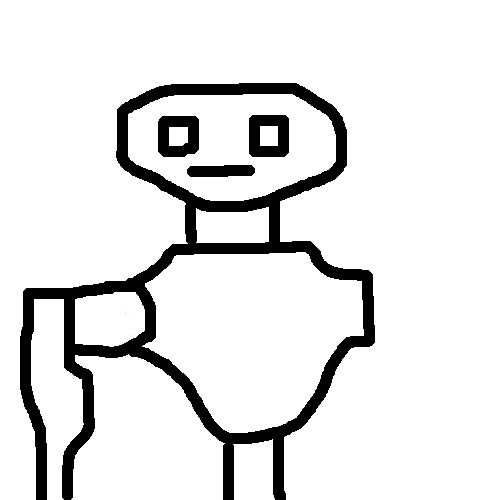
#> input picture sara.jpeg, 500 x 500 px
$ python drawing_to_line.py
#> lines starting #> are read from the running program, lines starting #| are printed output that depends on the picture; after the words box and inside, x2 and y2 are one past the last pixel; in counts of white or black regions, pixels touching at a corner belong together
# Reference
# draw in javascript : http://www.williammalone.com/articles/create-html5-canvas-javascript-drawing-app/#demo-simple
# zhang-suen algorithm : https://github.com/bsdnoobz/zhang-suen-thinning/blob/master/thinning.py
# houghlines : https://docs.opencv.org/2.4/modules/imgproc/doc/feature_detection.html?highlight=houghlines

import weave
import numpy as np
import cv2

def _thinningIteration(im, iter):
	I, M = im, np.zeros(im.shape, np.uint8)
	expr = """
	for (int i = 1; i < NI[0]-1; i++) {
		for (int j = 1; j < NI[1]-1; j++) {
			int p2 = I2(i-1, j);
			int p3 = I2(i-1, j+1);
			int p4 = I2(i, j+1);
			int p5 = I2(i+1, j+1);
			int p6 = I2(i+1, j);
			int p7 = I2(i+1, j-1);
			int p8 = I2(i, j-1);
			int p9 = I2(i-1, j-1);
			int A  = (p2 == 0 && p3 == 1) + (p3 == 0 && p4 == 1) +
			         (p4 == 0 && p5 == 1) + (p5 == 0 && p6 == 1) +
			         (p6 == 0 && p7 == 1) + (p7 == 0 && p8 == 1) +
			         (p8 == 0 && p9 == 1) + (p9 == 0 && p2 == 1);
			int B  = p2 + p3 + p4 + p5 + p6 + p7 + p8 + p9;
			int m1 = iter == 0 ? (p2 * p4 * p6) : (p2 * p4 * p8);
			int m2 = iter == 0 ? (p4 * p6 * p8) : (p2 * p6 * p8);
			if (A == 1 && B >= 2 && B <= 6 && m1 == 0 && m2 == 0) {
				M2(i,j) = 1;
			}
		}
	}
	"""

	weave.inline(expr, ["I", "iter", "M"])
	return (I & ~M)


def thinning(src):
	dst = src.copy() / 255
	prev = np.zeros(src.shape[:2], np.uint8)
	diff = None

	while True:
		dst = _thinningIteration(dst, 0)
		dst = _thinningIteration(dst, 1)
		diff = np.absolute(dst - prev)
		prev = dst.copy()
		if np.sum(diff) == 0:
			break

	return dst * 255

if __name__ == "__main__":

	# OPEN IMAGE

	src = cv2.imread("sara.jpeg")
#> src is the input picture: shape (500, 500, 3); min 0, max 255, mean 227.8
	bw = cv2.cvtColor(src, cv2.COLOR_BGR2GRAY)
	_, bw2 = cv2.threshold(bw, 10, 255, cv2.THRESH_BINARY)
#> bw2: shape (500, 500); 89.4% white; 4 black regions, box (x1, y1, x2, y2) and area: (20, 83, 375, 500) 23302, (249, 115, 289, 157) 1289, (158, 116, 199, 157) 1249, (187, 165, 255, 177) 728

	# INVERT FOR THINNING
	bw2 = cv2.bitwise_not(bw2)
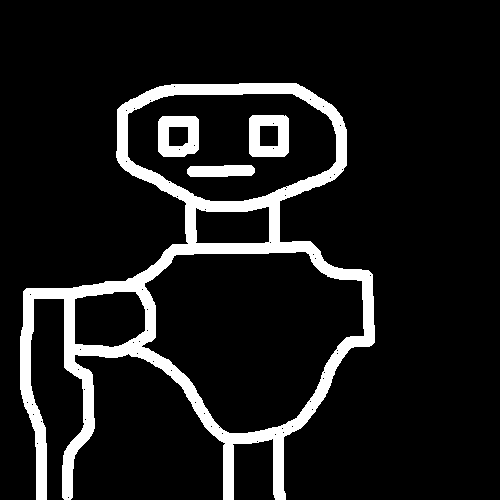
#> bw2: shape (500, 500); 10.6% white; 4 white regions, box (x1, y1, x2, y2) and area: (20, 83, 375, 500) 23302, (249, 115, 289, 157) 1289, (158, 116, 199, 157) 1249, (187, 165, 255, 177) 728

	# ZHUANG THINNING ALGORITHM
	bw2 = thinning(bw2)
#> (the run stopped early here; a loop or call above may not have finished)

$ run again, with image_test.jpg copied over sara.jpeg
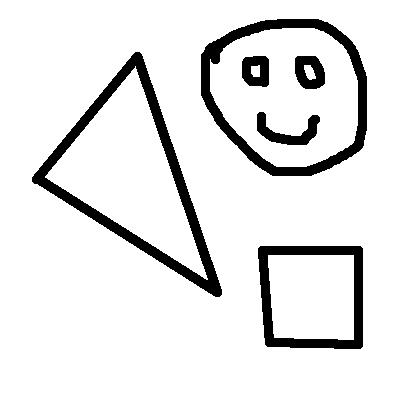
#> input picture image_test.jpg, 400 x 400 px
#> src is the input picture: shape (400, 400, 3); min 0, max 255, mean 228.9
#> `bw2 = cv2.bitwise_not(bw2)`:
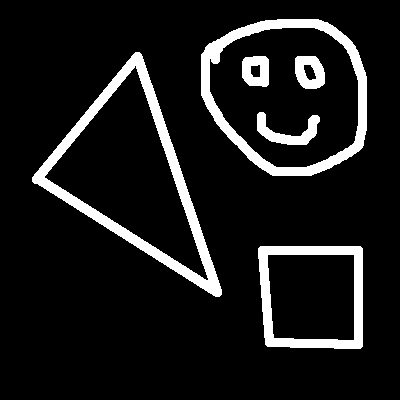
#> bw2: shape (400, 400); 10.3% white; 6 white regions, box (x1, y1, x2, y2) and area: (32, 52, 222, 297) 5963, (201, 19, 367, 176) 4832, (258, 246, 363, 349) 3363, (257, 112, 320, 145) 861, (295, 56, 325, 89) 720, (242, 56, 269, 87) 664
